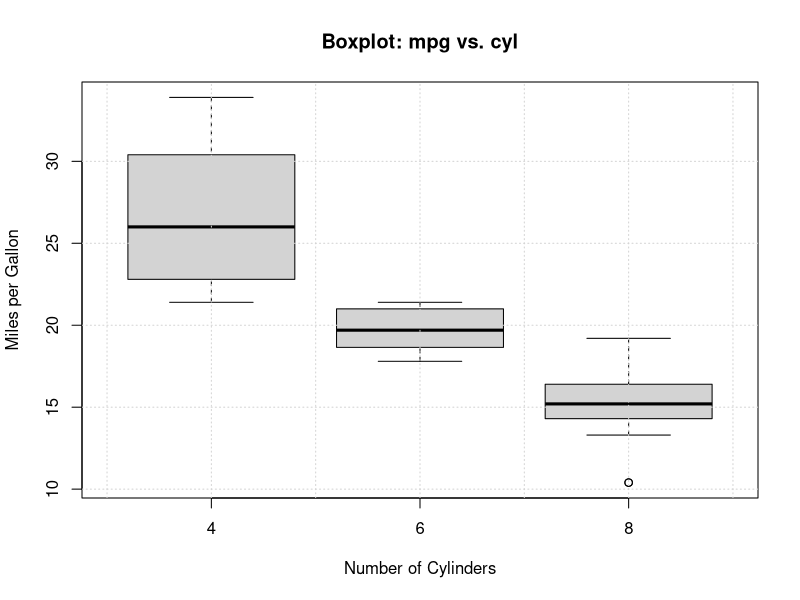

This figure's R source:
# Load the dataset
data(mtcars)

# Create a boxplot graph
boxplot(mpg ~ cyl, data = mtcars, xlab = "Number of Cylinders", ylab = "Miles per Gallon", main = "Boxplot: mpg vs. cyl")

# Add gridlines
grid()
